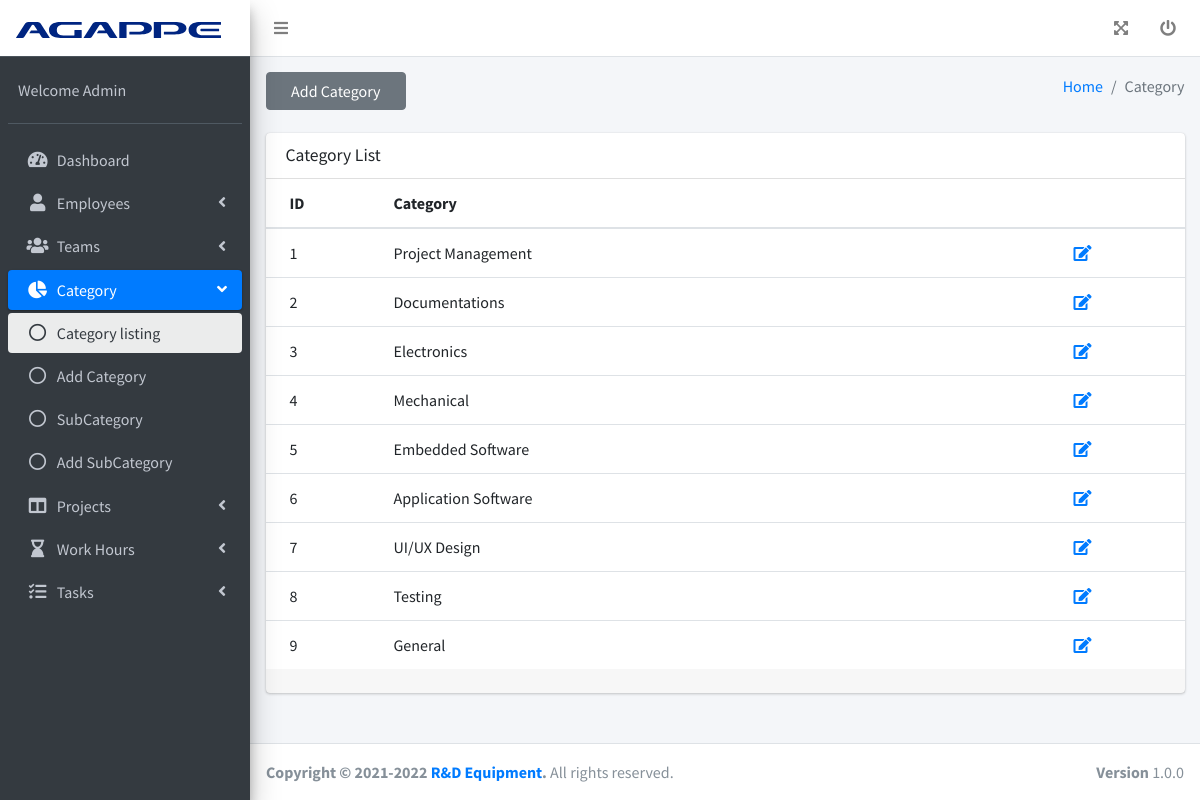
The app's page /tracker/category (signed in) with its own data.
### tracker/models.py (models this page shows)
class User(AbstractUser):
    empcode = models.CharField(max_length=50)
    empmobile = models.CharField(max_length=50)
    is_projectmanager = models.BooleanField(default=False)
    usertype = models.IntegerField(default=False)

class TaskCategory(models.Model):
    category = models.CharField(max_length=50)
    forpm = models.BooleanField(default=False,null=True)
    class Meta:
        db_table = 'taskcategory'

### tracker/views.py (the view)
# urls.py: path('category', views.category),
@login_required(login_url='loginpage')
def category(request):
    staff = User.objects.get(id=request.session['userid'])
    if staff.usertype == 1:
        rows = TaskCategory.objects.all()
        page = request.GET.get('page', 1)
        paginator = Paginator(rows, g_page_no)
        try:
            catg = paginator.page(page)
        except PageNotAnInteger:
            catg = paginator.page(1)
        except EmptyPage:
            catg = paginator.page(paginator.num_pages)
        return render(request,'category.html',{'form':catg,'username':staff})
    else:
        return render(request,'403.html',{'username':staff})

### tracker/templates/category.html (shortened to what this page needs)
{% extends "base.html" %}
{% load static %}
{% block content %}
        <div class="content-wrapper">
          <div class="content-header">
            <div class="container-fluid">
              <div class="row mb-2">
                <div class="col-sm-2">
                  <a href="../tracker/addcategory" class="m-0"><button type="button" class="btn btn-block btn-secondary">Add Category</button></a>
                </div>
                <div class="col-sm-10">
                  <ol class="breadcrumb float-sm-right">
                    <li class="breadcrumb-item"><a href="../tracker/admin">Home</a></li>
                    <li class="breadcrumb-item active">Category</li>
                  </ol>
                </div>
              </div>
            </div>
          </div>
          <div class="content">
            <div class="container-fluid">
              <div class="row">
                <div class="col-12">
                  <div class="card">
                    <div class="card-header">
                      <h3 class="card-title">Category List</h3>
                    </div>
                    <div class="card-body table-responsive p-0">
                      <table class="table table-hover text-nowrap">
                        <thead>
                          <tr>
                            <th>ID</th>
                            <th>Category</th>
                            <th>&nbsp;</th>
                            <th>&nbsp;</th>
                            <th>&nbsp;</th>
                            <th>&nbsp;</th>
                            <th>&nbsp;</th>
                            <th>&nbsp;</th>
                          </tr>
                        </thead>
                        <tbody>
                          {% for eachval in form %}
                          <tr>
                              <td>{{ eachval.id}}</td>
                              <td>{{ eachval.category}}</td>
                              <td></td>
                              <td></td>
                              <td></td>
                              <td></td>
                              <td></td>
                              <td><a href="#" id="editme{{ eachval.id}}" data-type="{{ eachval.id}}"><i class="fas fa-edit"></i></a></td>
                          </tr>
                          {% endfor %}
                        </tbody>
                      </table>
                    </div>
                    <div class="card-footer clearfix">
                    </div>
                  </div>
                </div>
              </div>
            </div>
          </div>
        </div>
{% endblock %}

### tracker/templates/base.html (shortened to what this page needs)
{% load static %}
<!DOCTYPE html>
<html lang="en">
<head>
  <link rel="stylesheet" href="{% static 'plugins/fontawesome-free/css/all.min.css' %}">
  <link rel="stylesheet" href="{% static 'dist/css/adminlte.min.css' %}">
  <link rel="stylesheet" href="https://code.ionicframework.com/ionicons/2.0.1/css/ionicons.min.css">
  <link rel="stylesheet" href="{% static 'plugins/daterangepicker/daterangepicker.css' %}">
  <link rel="stylesheet" href="{% static 'plugins/tempusdominus-bootstrap-4/css/tempusdominus-bootstrap-4.min.css' %}">
</head>
<body class="hold-transition sidebar-mini">
    <div class="wrapper">
        <nav class="main-header navbar navbar-expand navbar-white navbar-light">
          <ul class="navbar-nav">
            <li class="nav-item">
              <a class="nav-link" data-widget="pushmenu" href="#" role="button"><i class="fas fa-bars"></i></a>
            </li>
          </ul>
          <ul class="navbar-nav ml-auto">
            <li class="nav-item">
              <a class="nav-link" data-widget="fullscreen" href="#" role="button" title="Full screen">
                <i class="fas fa-expand-arrows-alt"></i>
              </a>
            </li>
            <li class="nav-item">
              <a class="nav-link" href="../../logout/" role="button" title="Log out here">
                <i class="fas fa-power-off"></i>
              </a>
            </li>
          </ul>
        </nav>
        <aside class="main-sidebar sidebar-dark-primary elevation-4">
          <a href="index3.html" class="brand-link logo-switch" style="background-color: white;">
            <img src="{% static 'dist/img/logo-9E1.svg' %}" alt="Agappe" class="brand-image-xl" style="left: 12px">
          </a>
          <div class="sidebar">
            <div class="user-panel mt-3 pb-3 mb-3 d-flex">
              <div class="info">
                <a href="#" class="d-block">Welcome {{username.first_name}}</a>
              </div>
            </div>
            <nav class="mt-2">
              <ul class="nav nav-pills nav-sidebar flex-column" data-widget="treeview" role="menu" data-accordion="true">
                {% if username.usertype == 1 %}
                <li class="nav-item">
                  <a href="../../tracker/admin" class="nav-link">
                    <i class="nav-icon fas fa-tachometer-alt"></i>
                    <p>
                      Dashboard
                    </p>
                  </a>
                </li>
               <li class="nav-item">
                  <a href="#" class="nav-link">
                    <i class="nav-icon fas fa-user"></i>
                    <p>
                      Employees
                      <i class="right fas fa-angle-left"></i>
                    </p>
                  </a>
                </li>
                <li class="nav-item">
                  <a href="#" class="nav-link">
                    <i class="nav-icon fas fa-users"></i>
                    <p>
                      Teams
                      <i class="right fas fa-angle-left"></i>
                    </p>
                  </a>
                </li>
                <li class="nav-item">
                  <a href="#" class="nav-link">
                    <i class="nav-icon fas fa-chart-pie"></i>
                    <p>
                      Category
                      <i class="right fas fa-angle-left"></i>
                    </p>
                  </a>
                  <ul class="nav nav-treeview">
                    <li class="nav-item">
                      <a href="../../tracker/category" class="nav-link">
                        <i class="far fa-circle nav-icon"></i>
                        <p>Category listing</p>
                      </a>
                    </li>
                    <li class="nav-item">
                      <a href="../../tracker/addcategory" class="nav-link">
                        <i class="far fa-circle nav-icon"></i>
                        <p>Add Category</p>
                      </a>
                    </li>
                    <li class="nav-item">
                      <a href="../../tracker/subcategory" class="nav-link">
                        <i class="far fa-circle nav-icon"></i>
                        <p>SubCategory</p>
                      </a>
                    </li>
                    <li class="nav-item">
                      <a href="../../tracker/addsubcategory" class="nav-link">
                        <i class="far fa-circle nav-icon"></i>
                        <p>Add SubCategory</p>
                      </a>
                    </li>
                  </ul>
                </li>
                <li class="nav-item">
                  <a href="#" class="nav-link">
                    <i class="nav-icon fas fa-columns"></i>
                    <p>
                      Projects
                      <i class="right fas fa-angle-left"></i>
                    </p>
                  </a>
                </li>
<li class="nav-item">
  <a href="#" class="nav-link">
    <i class="nav-icon fas fa-hourglass-end"></i>
    <p>
      Work Hours
      <i class="right fas fa-angle-left"></i>
    </p>
  </a>
</li>
<li class="nav-item">
  <a href="#" class="nav-link">
    <i class="nav-icon fas fa-tasks"></i>
    <p>
      Tasks
      <i class="right fas fa-angle-left"></i>
    </p>
  </a>
</li>
  {% endif %}
              </ul>
            </nav>
          </div>
        </aside>
        {% block content %}
        {% endblock %}
        <footer class="main-footer">
          <strong>Copyright &copy; 2021-2022 <a href="https://www.agappe.com/in/">R&D Equipment</a>.</strong>
          All rights reserved.
          <div class="float-right d-none d-sm-inline-block">
            <b>Version</b> 1.0.0
          </div>
        </footer>
      </div>
</body>
</html>

### records on screen
User: first_name "Admin"
TaskCategory: id "1", category "Project Management"
TaskCategory: id "2", category "Documentations"
TaskCategory: id "3", category "Electronics"
TaskCategory: id "4", category "Mechanical"
TaskCategory: id "5", category "Embedded Software"
TaskCategory: id "6", category "Application Software"
TaskCategory: id "7", category "UI/UX Design"
TaskCategory: id "8", category "Testing"
TaskCategory: id "9", category "General"
